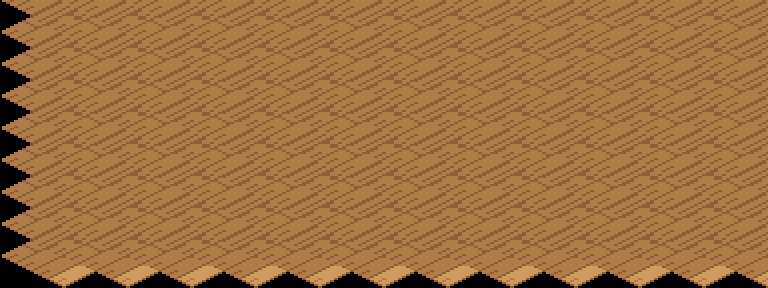

A 2D game scene composited from a Tiled map and its tileset images. What follows is a short description and the map's XML, with every tile layer's data as written:
An orthogonal 12x9 tile map with 64x32 px tiles, 1 tile layer (suelo).

<map version="1.10" orientation="orthogonal" renderorder="right-down" width="12" height="9" tilewidth="64" tileheight="32" infinite="0" nextlayerid="2" nextobjectid="1">
 <tileset firstgid="1" name="terreno_mundo" tilewidth="128" tileheight="64" tile_count="203" columns="8">
  <image source="../textures/../textures/terreno_mundo.png" width="1024" height="1664" />
 </tileset>
 <layer id="1" name="suelo" width="12" height="9">
  <data encoding="csv">
157,157,157,157,157,157,157,157,157,157,157,157,
157,157,157,157,157,157,157,157,157,157,157,157,
157,157,157,157,157,157,157,157,157,157,157,157,
157,157,157,157,157,157,157,157,157,157,157,157,
157,157,157,157,157,157,157,157,157,157,157,157,
157,157,157,157,157,157,157,157,157,157,157,157,
157,157,157,157,157,157,157,157,157,157,157,157,
157,157,157,157,157,157,157,157,157,157,157,157,
157,157,157,157,157,157,157,157,157,157,157,157
</data>
 </layer>
</map>
